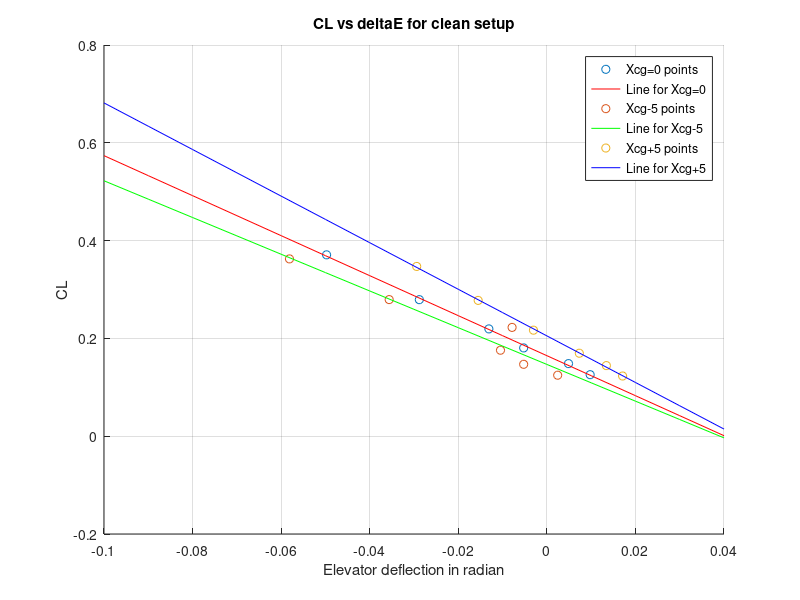

Recreate this plot in MATLAB.
clear
clc

%%Zero xcg AOA vs CL
%%clean 
rho=1.225;
IAS = [239.2,220.1,199.5,180.9,160.3,139]*0.5144;
MassOfFuel=(3100+503+[980,976,971.8,968.6,965,959.4]).*0.453592;
WeightOfFuel = MassOfFuel.*9.81;
CL = WeightOfFuel./(0.5.*rho.*IAS.^2.*17.48);
AoA=[-0.6,-0.3,0.1,0.45,1.25,2.3];

rangeE=[-0.1:0.01:0.04];
deltaE=[0.04*14,0.02*14,-0.01*30,-0.025*30,-0.055*30,-0.095*30].*pi./180;
scatter(deltaE,CL,'r*');
pdeltaE = polyfit(deltaE,CL,1);
disp(1./pdeltaE);
hold on
plot(rangeE,pdeltaE(1).*rangeE+pdeltaE(2),'r');
hold on

%%
%xcg-5
IAS = [240,221,202,179.5,160.1,140.5].*0.5144;
rho = 1.225;
MassOfFuel=(3100+503+[971.6,969.3,965.1,961.4,956.1,953.9]).*0.453592;
WeightOfFuel = MassOfFuel.*9.81;
CL = WeightOfFuel./(0.5.*rho.*IAS.^2.*17.48);
AoA=[-0.55,-0.18,-0.15,-0.047,1.004,2.144];

deltaE=[+0.01*14,-0.01*30,-0.02*30,-0.015*30,-0.068*30,-0.111*30].*pi./180;
scatter(deltaE,CL,'g*');
pdeltaE = polyfit(deltaE,CL,1);
disp(1./pdeltaE);
hold on
plot(rangeE,pdeltaE(1).*rangeE+pdeltaE(2),'g');
hold on

%%
%xcg+5

rho=1.225;
IAS = [240,221.25,203.8,180,158.9,142]*0.5144;
MassOfFuel=(3100+503+[910.75,897,884.1,869.6,861.6,854]).*0.453592;
WeightOfFuel = MassOfFuel.*9.81;
CL = WeightOfFuel./(0.5.*rho.*IAS.^2.*17.48);
AoA=[-0.8,-0.5,-0.197,0.4365,1.214,2.026];

deltaE=[0.07*14,0.055*14,0.03*14,-0.005767*30,-0.02962*30,-0.05614*30].*pi./180;
scatter(deltaE,CL,'b*');
pdeltaE = polyfit(deltaE,CL,1);
disp(1./pdeltaE);
hold on
plot(rangeE,pdeltaE(1).*rangeE+pdeltaE(2),'b');
hold on

title('CL vs deltaE for clean setup')
ylabel('CL')
grid on
xlabel('Elevator deflection in radian');
legend('Xcg=0 points','Line for Xcg=0','Xcg-5 points','Line for Xcg-5','Xcg+5 points','Line for Xcg+5');
